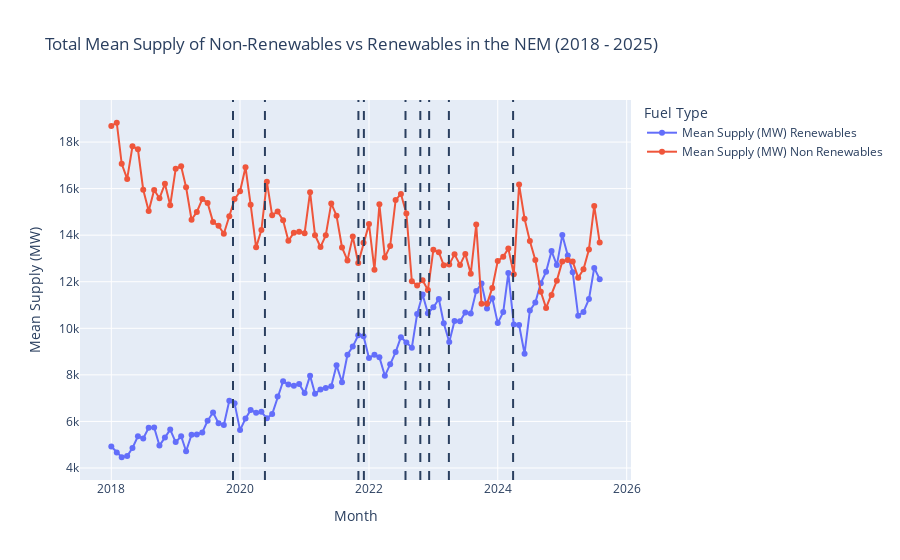

The notebook cell this image was saved under:
### Code cell
fig = px.line(total_supply_df, x='Month', y=['Mean Supply (MW) Renewables', 'Mean Supply (MW) Non Renewables'], title='Total Mean Supply of Non-Renewables vs Renewables in the NEM (2018 - 2025)', labels={'value': 'Mean Supply (MW)', 'variable': 'Fuel Type'})
fig.update_traces(mode = 'lines+markers')

if add_policy_intro_dates: 
    for date in governmental_policies['Date introduced / announced'].to_list():
        fig.add_vline(x = date, line_width = 2, line_dash = 'dash')

fig.show()

### Figure 1 — Plotly figure (JSON) as saved in the notebook; plotly's stock layout.template omitted (floating-point values rounded to 4 significant figures)
{"data": [{"hovertemplate": "Fuel Type=Mean Supply (MW) Renewables<br>Month=%{x}<br>Mean Supply (MW)=%{y}<extra></extra>", "legendgroup": "Mean Supply (MW) Renewables", "line": {"color": "#636efa", "dash": "solid"}, "marker": {"symbol": "circle"}, "mode": "lines+markers", "name": "Mean Supply (MW) Renewables", "orientation": "v", "showlegend": true, "type": "scatter", "x": ["2018-01", "2018-02", "2018-03", "2018-04", "2018-05", "2018-06", "2018-07", "2018-08", "2018-09", "2018-10", "2018-11", "2018-12", "2019-01", "2019-02", "2019-03", "2019-04", "2019-05", "2019-06", "2019-07", "2019-08", "2019-09", "2019-10", "2019-11", "2019-12", "2020-01", "2020-02", "2020-03", "2020-04", "2020-05", "2020-06", "2020-07", "2020-08", "2020-09", "2020-10", "2020-11", "2020-12", "2021-01", "2021-02", "2021-03", "2021-04", "2021-05", "2021-06", "2021-07", "2021-08", "2021-09", "2021-10", "2021-11", "2021-12", "2022-01", "2022-02", "2022-03", "2022-04", "2022-05", "2022-06", "2022-07", "2022-08", "2022-09", "2022-10", "2022-11", "2022-12", "2023-01", "2023-02", "2023-03", "2023-04", "2023-05", "2023-06", "2023-07", "2023-08", "2023-09", "2023-10", "2023-11", "2023-12", "2024-01", "2024-02", "2024-03", "2024-04", "2024-05", "2024-06", "2024-07", "2024-08", "2024-09", "2024-10", "2024-11", "2024-12", "2025-01", "2025-02", "2025-03", "2025-04", "2025-05", "2025-06", "2025-07", "2025-08"], "xaxis": "x", "y": [4923.0, 4668.0, 4461.0, 4513.0, 4857.0, 5358.0, 5263.0, 5728.0, 5739.0, 4963.0, 5312.0, 5649.0, 5112.0, 5363.0, 4718.0, 5431.0, 5442.0, 5528.0, 6029.0, 6382.0, 5921.0, 5846.0, 6886.0, 6777.0, 5628.0, 6123.0, 6486.0, 6374.0, 6414.0, 6131.0, 6316.0, 7071.0, 7729.0, 7583.0, 7530.0, 7607.0, 7216.0, 7967.0, 7184.0, 7375.0, 7438.0, 7513.0, 8411.0, 7682.0, 8865.0, 9213.0, 9697.0, 9662.0, 8727.0, 8862.0, 8755.0, 7958.0, 8451.0, 8978.0, 9619.0, 9388.0, 9169.0, 10610.0, 11460.0, 10640.0, 10900.0, 11260.0, 10210.0, 9413.0, 10320.0, 10300.0, 10680.0, 10630.0, 11600.0, 11920.0, 10850.0, 11300.0, 10220.0, 10700.0, 12370.0, 10160.0, 10140.0, 8907.0, 10760.0, 11110.0, 11940.0, 12420.0, 13320.0, 12720.0, 14000.0, 13130.0, 12410.0, 10540.0, 10700.0, 11250.0, 12590.0, 12110.0], "yaxis": "y"}, {"hovertemplate": "Fuel Type=Mean Supply (MW) Non Renewables<br>Month=%{x}<br>Mean Supply (MW)=%{y}<extra></extra>", "legendgroup": "Mean Supply (MW) Non Renewables", "line": {"color": "#EF553B", "dash": "solid"}, "marker": {"symbol": "circle"}, "mode": "lines+markers", "name": "Mean Supply (MW) Non Renewables", "orientation": "v", "showlegend": true, "type": "scatter", "x": ["2018-01", "2018-02", "2018-03", "2018-04", "2018-05", "2018-06", "2018-07", "2018-08", "2018-09", "2018-10", "2018-11", "2018-12", "2019-01", "2019-02", "2019-03", "2019-04", "2019-05", "2019-06", "2019-07", "2019-08", "2019-09", "2019-10", "2019-11", "2019-12", "2020-01", "2020-02", "2020-03", "2020-04", "2020-05", "2020-06", "2020-07", "2020-08", "2020-09", "2020-10", "2020-11", "2020-12", "2021-01", "2021-02", "2021-03", "2021-04", "2021-05", "2021-06", "2021-07", "2021-08", "2021-09", "2021-10", "2021-11", "2021-12", "2022-01", "2022-02", "2022-03", "2022-04", "2022-05", "2022-06", "2022-07", "2022-08", "2022-09", "2022-10", "2022-11", "2022-12", "2023-01", "2023-02", "2023-03", "2023-04", "2023-05", "2023-06", "2023-07", "2023-08", "2023-09", "2023-10", "2023-11", "2023-12", "2024-01", "2024-02", "2024-03", "2024-04", "2024-05", "2024-06", "2024-07", "2024-08", "2024-09", "2024-10", "2024-11", "2024-12", "2025-01", "2025-02", "2025-03", "2025-04", "2025-05", "2025-06", "2025-07", "2025-08"], "xaxis": "x", "y": [18690.0, 18830.0, 17070.0, 16420.0, 17820.0, 17690.0, 15950.0, 15030.0, 15940.0, 15580.0, 16210.0, 15280.0, 16850.0, 16960.0, 16060.0, 14660.0, 15000.0, 15550.0, 15390.0, 14560.0, 14410.0, 14060.0, 14820.0, 15550.0, 15890.0, 16920.0, 15310.0, 13480.0, 14220.0, 16290.0, 14850.0, 15020.0, 14640.0, 13760.0, 14110.0, 14150.0, 14090.0, 15850.0, 14000.0, 13490.0, 13990.0, 15370.0, 14840.0, 13470.0, 12920.0, 13940.0, 12800.0, 13670.0, 14470.0, 12510.0, 15330.0, 13040.0, 13530.0, 15510.0, 15770.0, 14930.0, 12020.0, 11840.0, 12060.0, 11640.0, 13370.0, 13270.0, 12710.0, 12750.0, 13180.0, 12720.0, 13200.0, 12340.0, 14460.0, 11060.0, 11050.0, 11740.0, 12890.0, 13070.0, 13430.0, 12320.0, 16180.0, 14710.0, 13750.0, 12940.0, 11570.0, 10880.0, 11430.0, 12050.0, 12870.0, 12930.0, 12870.0, 12180.0, 12540.0, 13390.0, 15250.0, 13680.0], "yaxis": "y"}], "layout": {"legend": {"title": {"text": "Fuel Type"}, "tracegroupgap": 0}, "shapes": [{"line": {"dash": "dash", "width": 2}, "type": "line", "x0": "2019-11-22T00:00:00", "x1": "2019-11-22T00:00:00", "xref": "x", "y0": 0, "y1": 1, "yref": "y domain"}, {"line": {"dash": "dash", "width": 2}, "type": "line", "x0": "2019-11-22T00:00:00", "x1": "2019-11-22T00:00:00", "xref": "x", "y0": 0, "y1": 1, "yref": "y domain"}, {"line": {"dash": "dash", "width": 2}, "type": "line", "x0": "2020-05-21T00:00:00", "x1": "2020-05-21T00:00:00", "xref": "x", "y0": 0, "y1": 1, "yref": "y domain"}, {"line": {"dash": "dash", "width": 2}, "type": "line", "x0": "2021-11-02T00:00:00", "x1": "2021-11-02T00:00:00", "xref": "x", "y0": 0, "y1": 1, "yref": "y domain"}, {"line": {"dash": "dash", "width": 2}, "type": "line", "x0": "2021-12-03T00:00:00", "x1": "2021-12-03T00:00:00", "xref": "x", "y0": 0, "y1": 1, "yref": "y domain"}, {"line": {"dash": "dash", "width": 2}, "type": "line", "x0": "2022-07-27T00:00:00", "x1": "2022-07-27T00:00:00", "xref": "x", "y0": 0, "y1": 1, "yref": "y domain"}, {"line": {"dash": "dash", "width": 2}, "type": "line", "x0": "2022-10-19T00:00:00", "x1": "2022-10-19T00:00:00", "xref": "x", "y0": 0, "y1": 1, "yref": "y domain"}, {"line": {"dash": "dash", "width": 2}, "type": "line", "x0": "2022-12-08T00:00:00", "x1": "2022-12-08T00:00:00", "xref": "x", "y0": 0, "y1": 1, "yref": "y domain"}, {"line": {"dash": "dash", "width": 2}, "type": "line", "x0": "2023-03-30T00:00:00", "x1": "2023-03-30T00:00:00", "xref": "x", "y0": 0, "y1": 1, "yref": "y domain"}, {"line": {"dash": "dash", "width": 2}, "type": "line", "x0": "2024-03-28T00:00:00", "x1": "2024-03-28T00:00:00", "xref": "x", "y0": 0, "y1": 1, "yref": "y domain"}], "title": {"text": "Total Mean Supply of Non-Renewables vs Renewables in the NEM (2018 - 2025)"}, "xaxis": {"anchor": "y", "domain": [0, 1], "title": {"text": "Month"}}, "yaxis": {"anchor": "x", "domain": [0, 1], "title": {"text": "Mean Supply (MW)"}}}}
